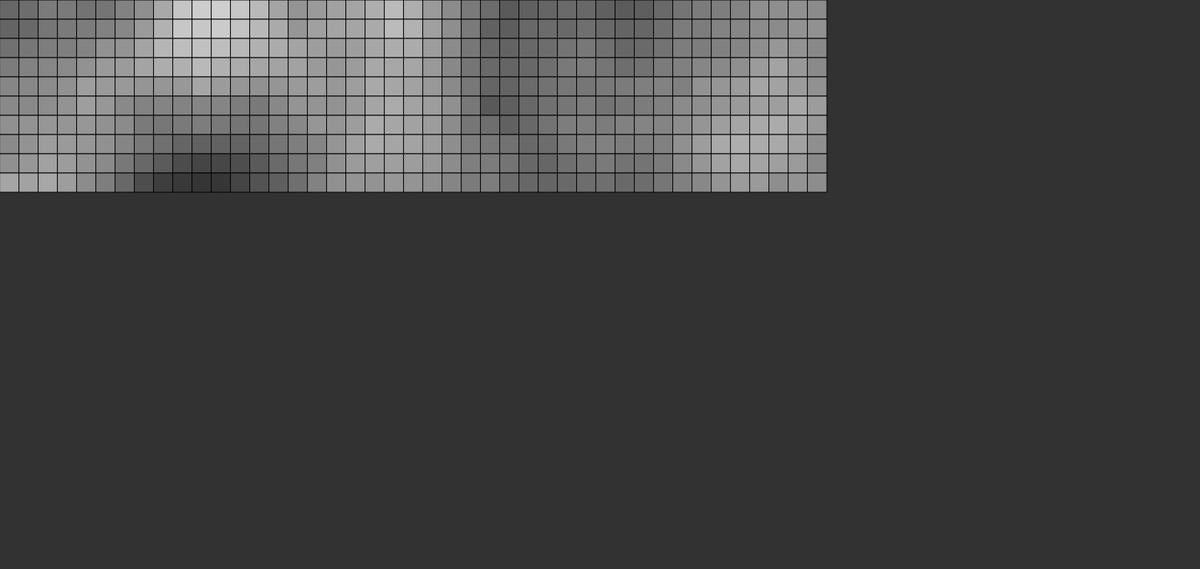
Frame 1 (no input)
Frame 60 (no input): identical to frame 1, image omitted
Frame 120 (the mouse pressed at the canvas centre since frame 60): identical to frame 1, image omitted

The p5.js sketch that drew this single still picture (run headless with seeded random() and noise() and a simulated clock; from frame 60 on, the mouse is pressed at the canvas centre):

// p5.js sketch
// ── sketch.js
let cuad;
let off = 0.2;

function setup(){
	createCanvas(1560, 740);
	background(50);
	grid = new Grid(25);
	grid.grid_gen();
	// frameRate(225);
	grid.render();
}

function draw(){
	
}

class Cuad{
	constructor(x,y,lado){
		this.x = x;
		this.y = y;
		this.lado = lado;
	}
	display(col){
		fill(col);
		rect(this.x,this.y,this.lado,this.lado);
	}
}

class Grid{	

	constructor(lado){
        this.margen = 20;
		this.x = (width/lado) - this.margen;
		this.y = (height/lado) - this.margen;
		this.lado = lado;
		this.cuad_grid = [];
		this.tx = 0;
		this.ty = 0;
	}

	grid_gen(){
		
		for(let i = 0; i < this.x; i++){
			let col = [];
			for(let j = 0; j < this.y; j++){
				col[j] = new Cuad(i * this.lado,j * this.lado,this.lado);
			}
			this.cuad_grid.push(col);
		}
	}

	render(){
		let tx = 10;
		for(let i = 0; i < this.x; i++) {
			let ty = 0;
			for(let j = 0 ; j < this.y; j++){								
				this.cuad_grid[i][j].display(noise(ty, tx) * 255);
				ty += 0.1;				
			}
			tx += 0.1;
		}		
	}

}
